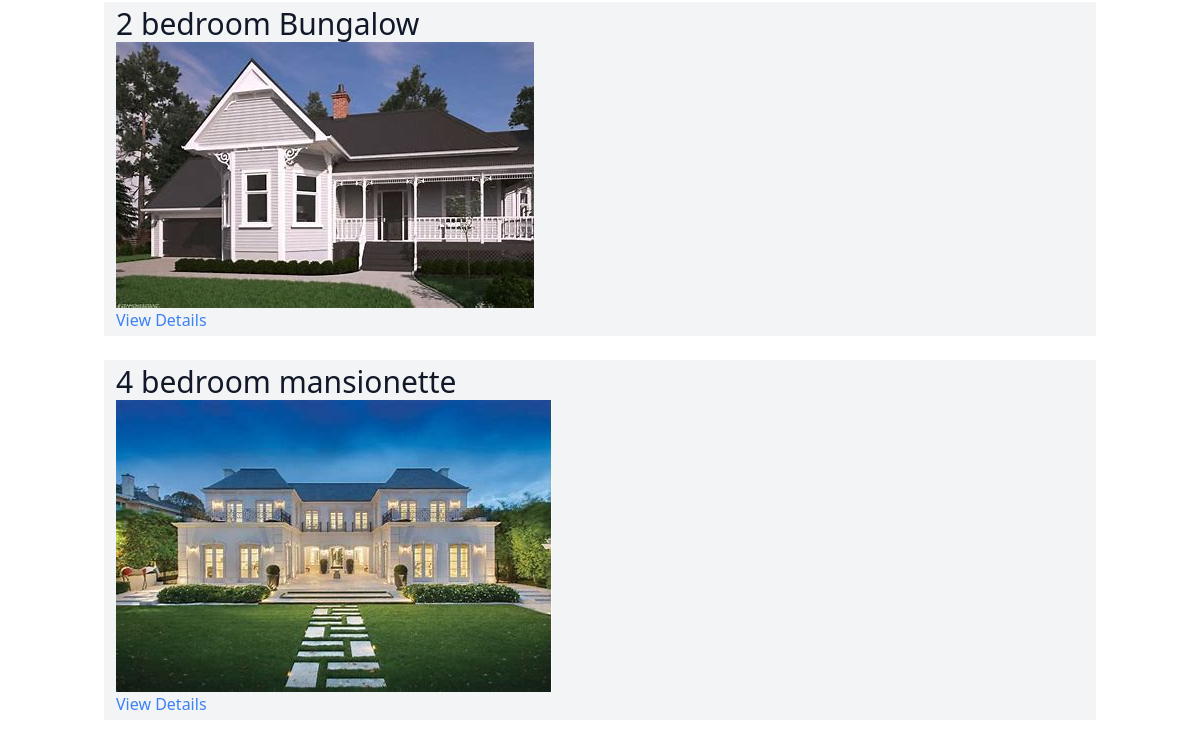
The page /all_listings (lower part) on the database as committed earlier.
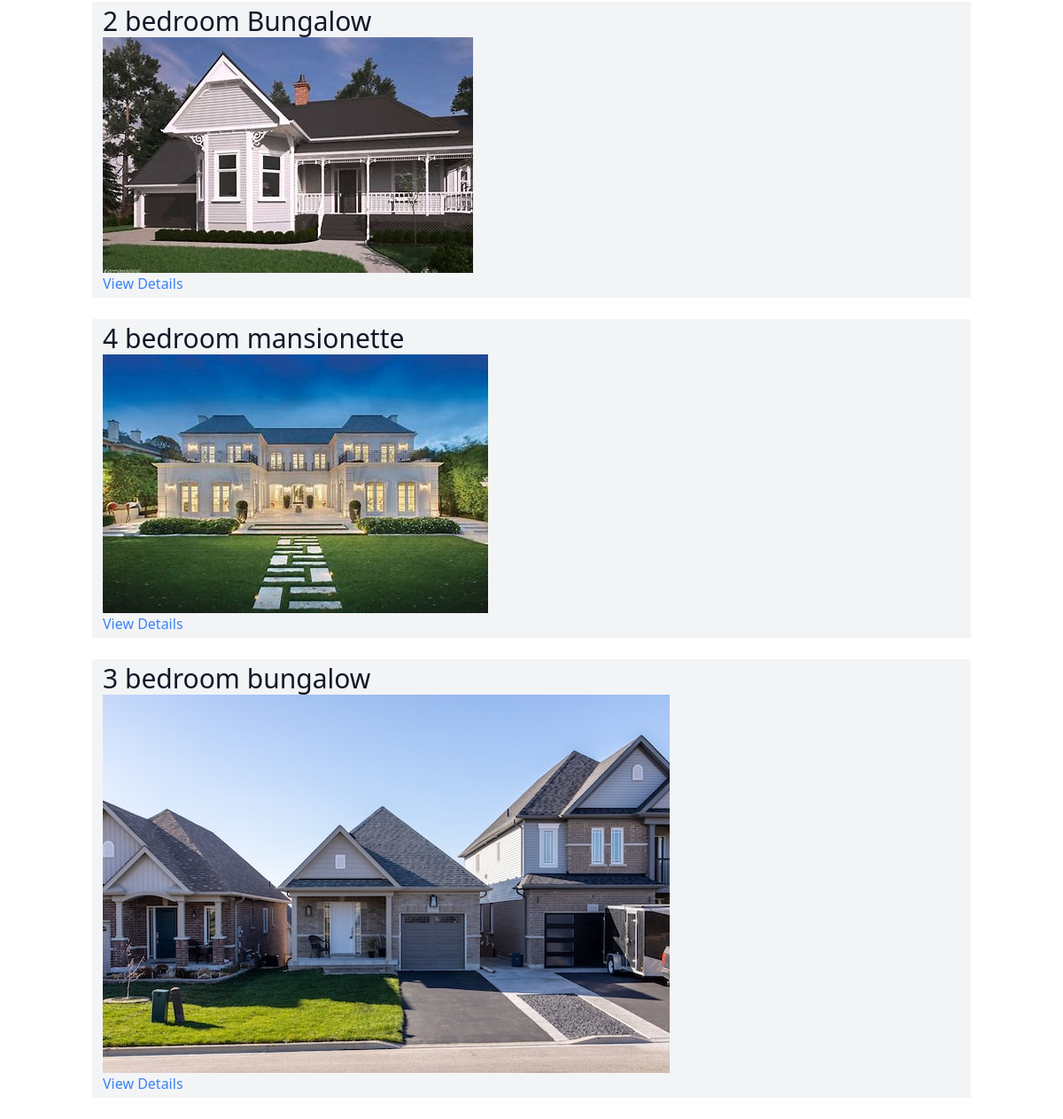
The same page on the database as committed later.
### listings/models.py (models this page shows, shortened)
class Listing(models.Model):
    title = models.CharField(max_length=200)
    price = models.FloatField()
    number_of_bedrooms = models.IntegerField()
    number_of_bathrooms = models.IntegerField()
    square_footage = models.IntegerField()
    address = models.CharField(max_length=100)
    image = models.ImageField()

### listings/views.py (the view)
# urls.py: path('all_listings', views.list_all_items, name='all_listings'),  # route to all listings/items
def list_all_items(request):
    all_listings = Listing.objects.all()  # shows all items available without filtering
    context = {
        'all_listings': all_listings
    }
    return render(request, 'pages/all_listings.html', context)

### listings/templates/pages/all_listings.html (shortened to what this page needs)
{% extends 'pages/base.html' %}
    {% block content %}
    <br />
    {% for listing in all_listings %}
    <div class="px-3 py-1 bg-gray-100 rounded-sm">
      <h3 class="text-3xl text-gray-900">{{ listing.title }}</h3>
      <img src="{{ listing.image.url }}" alt="{{ listing.title }}" />
      <a href=" single_listing/{{listing.id}}" class="text-blue-500"
        >View Details</a
      >
      <br />
    </div>
    <br />
    {% endfor %} {% endblock content %}

### listings/templates/pages/base.html (shortened to what this page needs)
<!DOCTYPE html>
<html lang="en">
  <head>
    <script src="https://cdn.tailwindcss.com"></script>
  </head>
  <body>
    <div class="mx-auto max-w-5xl px-4 py-">
      {% block content%} {% endblock content%}
    </div>
  </body>
</html>

Rows that differ between the two databases and show on the page:
added Listing: title "3 bedroom bungalow", image (picture)
